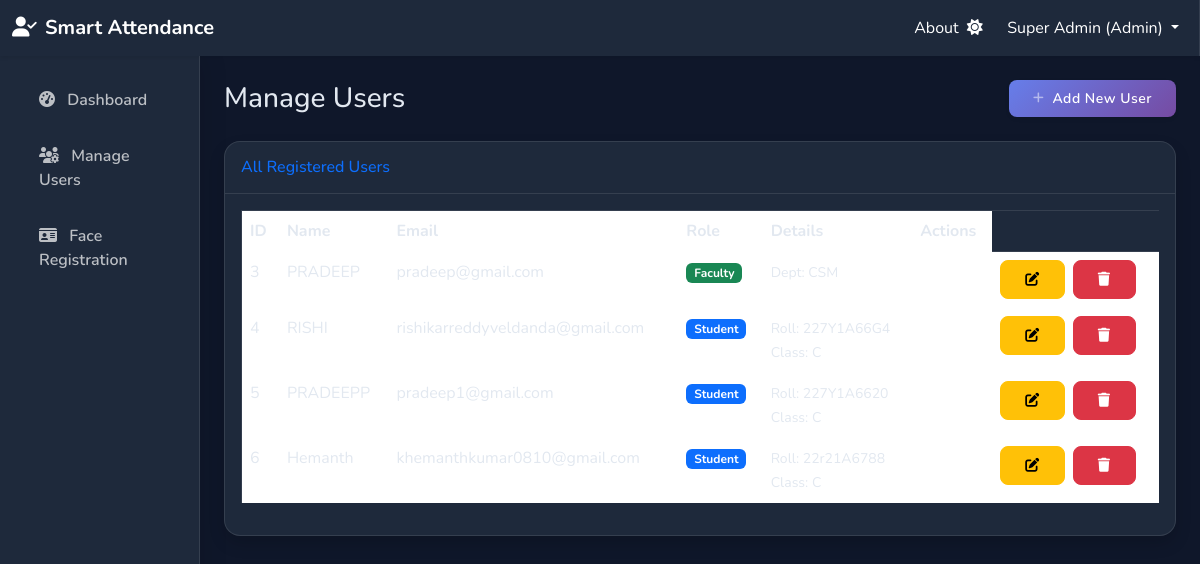
Page /admin/manage_users (signed in) on the earlier database version.
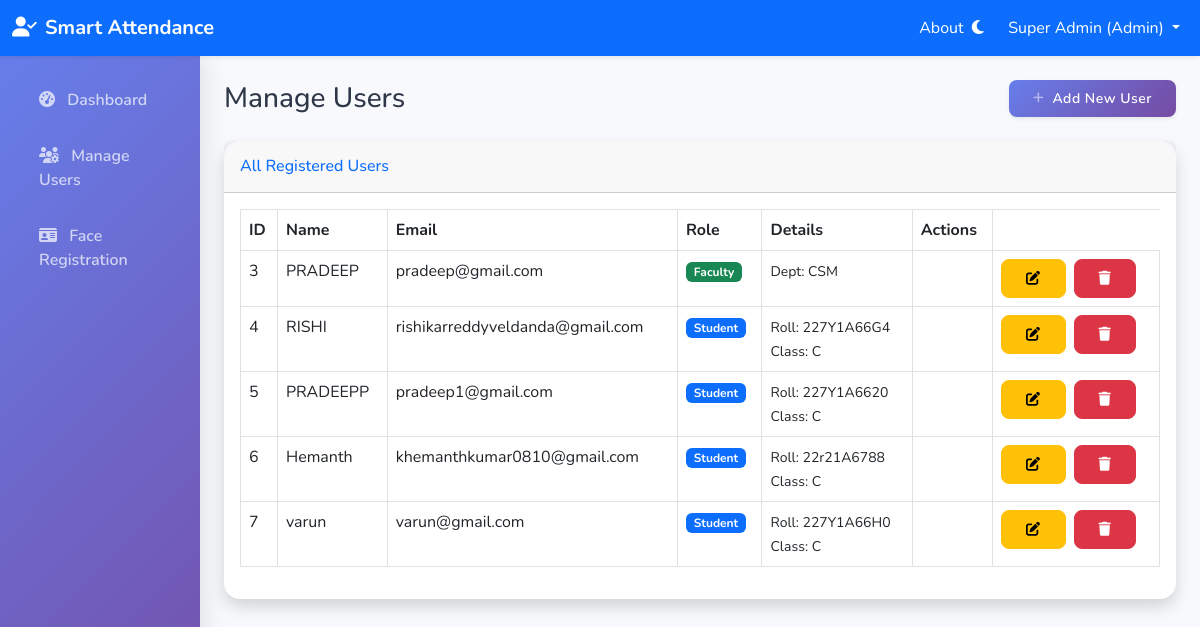
Same page on the later database version.
### app/models.py (models this page shows, shortened)
class User(db.Model, UserMixin):
    id = db.Column(db.Integer, primary_key=True)
    name = db.Column(db.String(100), nullable=False)
    email = db.Column(db.String(120), unique=True, nullable=False)
    password_hash = db.Column(db.String(128), nullable=False)
    role = db.Column(db.String(20), nullable=False) # 'admin', 'faculty', 'student'
    theme = db.Column(db.String(10), default='light') # 'light' or 'dark'
    student_profile = db.relationship('Student', backref='user', uselist=False, cascade="all, delete-orphan")
    faculty_profile = db.relationship('Faculty', backref='user', uselist=False, cascade="all, delete-orphan")

class Faculty(db.Model):
    id = db.Column(db.Integer, primary_key=True)
    user_id = db.Column(db.Integer, db.ForeignKey('user.id'), unique=True, nullable=False)
    department = db.Column(db.String(100), nullable=False)
    subjects = db.relationship('Subject', backref='faculty', lazy=True)

class Student(db.Model):
    id = db.Column(db.Integer, primary_key=True)
    user_id = db.Column(db.Integer, db.ForeignKey('user.id'), unique=True, nullable=False)
    roll_no = db.Column(db.String(50), unique=True, nullable=False)
    class_name = db.Column(db.String(50), nullable=False) # Linked to Subject.class_name
    department = db.Column(db.String(100), nullable=False)
    face_data = db.relationship('FaceData', backref='student', uselist=False, cascade="all, delete-orphan")
    attendance_records = db.relationship('Attendance', backref='student', lazy=True)

### app/admin/routes.py (the view)
@admin.route("/admin/manage_users")
@login_required
def manage_users():
    if current_user.role != 'admin':
        return redirect(url_for('main.home'))
    users = User.query.filter(User.role != 'admin').all()
    return render_template('admin/manage_users.html', users=users)

### app/models.py (called while the page is built)
@login_manager.user_loader
def load_user(user_id):
    return User.query.get(int(user_id))

### app/templates/admin/manage_users.html (shortened to what this page needs)
{% extends "base.html" %}
{% block content %}
<div class="d-sm-flex align-items-center justify-content-between mb-4">
    <h1 class="h3 mb-0 text-gray-800">Manage Users</h1>
    <a href="{{ url_for('admin.register_user') }}" class="d-none d-sm-inline-block btn btn-sm btn-primary shadow-sm">
         Add New User
    </a>
</div>
<div class="card shadow mb-4">
    <div class="card-header py-3">
        <h6 class="m-0 font-weight-bold text-primary">All Registered Users</h6>
    </div>
    <div class="card-body">
        <div class="table-responsive">
            <table class="table table-bordered" width="100%" cellspacing="0">
                <thead>
                    <tr>
                        <th>ID</th>
                        <th>Name</th>
                        <th>Email</th>
                        <th>Role</th>
                        <th>Details</th>
                        <th>Actions</th>
                    </tr>
                </thead>
                <tbody>
                    {% for user in users %}
                    <tr>
                        <td>{{ user.id }}</td>
                        <td>{{ user.name }}</td>
                        <td>{{ user.email }}</td>
                        <td>
                            {% if user.role == 'student' %}
                            <span class="badge bg-primary">Student</span>
                            {% elif user.role == 'faculty' %}
                            <span class="badge bg-success">Faculty</span>
                            {% else %}
                            <span class="badge bg-secondary">{{ user.role }}</span>
                            {% endif %}
                        </td>
                        <td>
                            {% if user.role == 'student' and user.student_profile %}
                            <small>Roll: {{ user.student_profile.roll_no }} <br> Class: {{
                                user.student_profile.class_name }}</small>
                            {% elif user.role == 'faculty' and user.faculty_profile %}
                            <small>Dept: {{ user.faculty_profile.department }}</small>
                            {% else %}
                            <small>-</small>
                            {% endif %}
                        </td>
                        <td>
                        <td>
                            <div class="d-flex">
                                <a href="{{ url_for('admin.edit_user', user_id=user.id) }}"
                                    class="btn btn-warning btn-sm me-2" title="Edit">
                                    <i class="fas fa-edit"></i>
                                </a>
                                <form action="{{ url_for('admin.delete_user', user_id=user.id) }}" method="POST"
                                    onsubmit="return confirm('Are you sure you want to permanently delete {{ user.name }}? This action cannot be undone.');">
                                    <button type="submit" class="btn btn-danger btn-sm" title="Delete">
                                        <i class="fas fa-trash"></i>
                                    </button>
                                </form>
                            </div>
                        </td>
                    </tr>
                    {% endfor %}
                </tbody>
            </table>
        </div>
    </div>
</div>
{% endblock %}

### app/templates/base.html (shortened to what this page needs)
<!DOCTYPE html>
<html lang="en">
<head>
    <link href="https://cdn.jsdelivr.net/npm/bootstrap@5.3.0/dist/css/bootstrap.min.css" rel="stylesheet">
    <link rel="stylesheet" href="{{ url_for('static', filename='css/style.css') }}">
    <link rel="stylesheet" href="https://cdnjs.cloudflare.com/ajax/libs/font-awesome/6.4.0/css/all.min.css">
</head>
<body class="{{ 'dark-mode' if current_user.is_authenticated and current_user.theme == 'dark' else '' }}">
    <nav class="navbar navbar-expand-lg navbar-dark bg-primary shadow-sm">
        <div class="container-fluid">
            <a class="navbar-brand fw-bold" href="{{ url_for('main.home') }}">
                <i class="fas fa-user-check me-2"></i>Smart Attendance
            </a>
            <div class="collapse navbar-collapse" id="navContent">
                <ul class="navbar-nav ms-auto mb-2 mb-lg-0">
                    {% if current_user.is_authenticated %}
                    <li class="nav-item">
                        <a class="nav-link text-white" href="{{ url_for('main.about') }}">About</a>
                    </li>
                    <li class="nav-item d-flex align-items-center me-3">
                        <form action="{{ url_for('main.toggle_theme') }}" method="POST" class="d-inline">
                            <button type="submit" class="btn btn-link nav-link p-0 text-white" title="Toggle Theme">
                                {% if current_user.theme == 'dark' %}
                                <i class="fas fa-sun"></i>
                                {% else %}
                                <i class="fas fa-moon"></i>
                                {% endif %}
                            </button>
                        </form>
                    </li>
                    <li class="nav-item dropdown">
                        <a class="nav-link dropdown-toggle text-white" href="#" role="button" data-bs-toggle="dropdown">
                            {{ current_user.name }} ({{ current_user.role|title }})
                        </a>
                    </li>
                    {% endif %}
                </ul>
            </div>
        </div>
    </nav>
    <div class="container-fluid">
        <div class="row">
            {% if current_user.is_authenticated %}
            <nav class="col-md-3 col-lg-2 d-md-block sidebar collapse px-0">
                <div class="position-sticky pt-3">
                    <ul class="nav flex-column ps-2">
                        {% if current_user.role == 'admin' %}
                        <li class="nav-item">
                            <a class="nav-link {{ 'active' if request.endpoint == 'admin.dashboard' else '' }}"
                                href="{{ url_for('admin.dashboard') }}">
                                <i class="fas fa-tachometer-alt me-2"></i> Dashboard
                            </a>
                        </li>
                        <li class="nav-item">
                            <a class="nav-link {{ 'active' if 'register_user' in request.endpoint else '' }}"
                                href="{{ url_for('admin.register_user') }}">
                                <i class="fas fa-users-cog me-2"></i> Manage Users
                            </a>
                        </li>
                        <li class="nav-item">
                            <a class="nav-link {{ 'active' if 'face' in request.endpoint else '' }}"
                                href="{{ url_for('admin.register_face_selection') }}">
                                <i class="fas fa-id-card me-2"></i> Face Registration
                            </a>
                        </li>
                        {% endif %}
                    </ul>
                </div>
            </nav>
            <main class="col-md-9 ms-sm-auto col-lg-10 px-md-4 py-4">
                {% else %}
                <main class="col-12 px-md-4 py-4">
                    {% endif %}
                    {% block content %}{% endblock %}
                </main>
        </div>
    </div>
</body>
</html>

### app/static/css/style.css (style rules this page uses)
:root { --primary-gradient: linear-gradient(135deg, #667eea 0%, #764ba2 100%); --secondary-gradient: linear-gradient(135deg, #f5f7fa 0%, #c3cfe2 100%); --bg-light: #f8f9fc; --text-light: #2d3748; --card-light: #ffffff; --nav-light: #ffffff; --bg-dark: #0f172a; --text-dark: #e2e8f0; --card-dark: #1e293b; --nav-dark: #1e293b; --glass-border: rgba(255, 255, 255, 0.1); }
body { background-color: var(--bg-light); color: var(--text-light); font-family: 'Nunito', sans-serif; transition: background-color 0.3s ease, color 0.3s ease; }
.card { border: none; border-radius: 1rem; box-shadow: 0 4px 6px -1px rgba(0, 0, 0, 0.1), 0 2px 4px -1px rgba(0, 0, 0, 0.06); transition: transform 0.2s; animation: fadeIn 0.5s ease-out; }
.btn { border-radius: 0.5rem; padding: 0.5rem 1.5rem; font-weight: 600; letter-spacing: 0.5px; transition: all 0.2s; }
.btn-primary { background-image: var(--primary-gradient); border: none; }
.sidebar { min-height: 100vh; background-image: var(--primary-gradient); box-shadow: 4px 0 24px rgba(0, 0, 0, 0.1); }
.sidebar .nav-link { color: rgba(255, 255, 255, 0.7); margin: 8px 15px; border-radius: 10px; transition: all 0.3s; font-weight: 600; }

Differences in the rows shown:
changed User "Super Admin": theme "dark" → "light" (drawn)
added User: id "7", name "varun", email "varun@gmail.com", role "Student", student_profile.roll_no "227Y1A66H0", student_profile.class_name "C"
